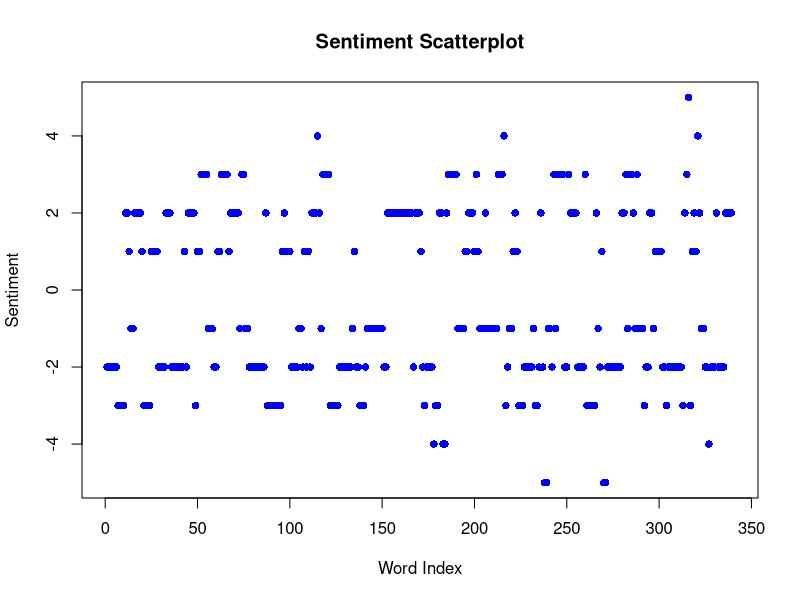
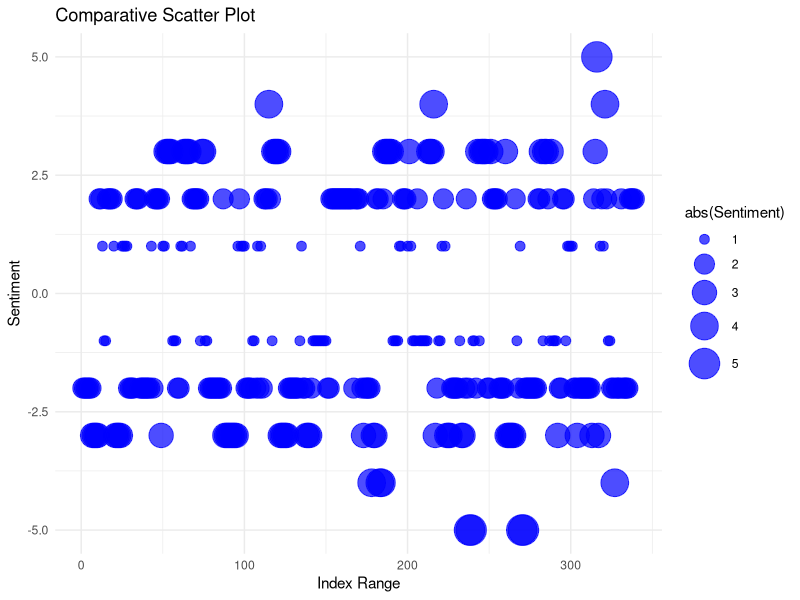
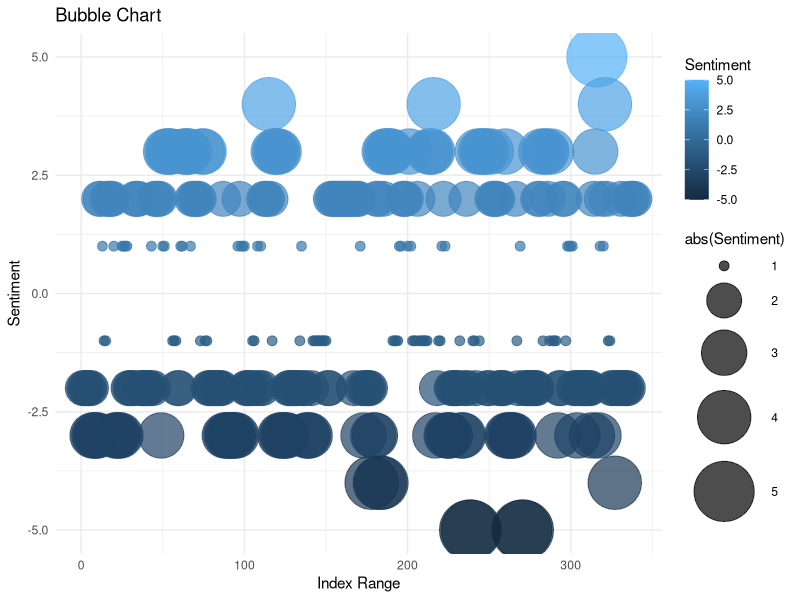
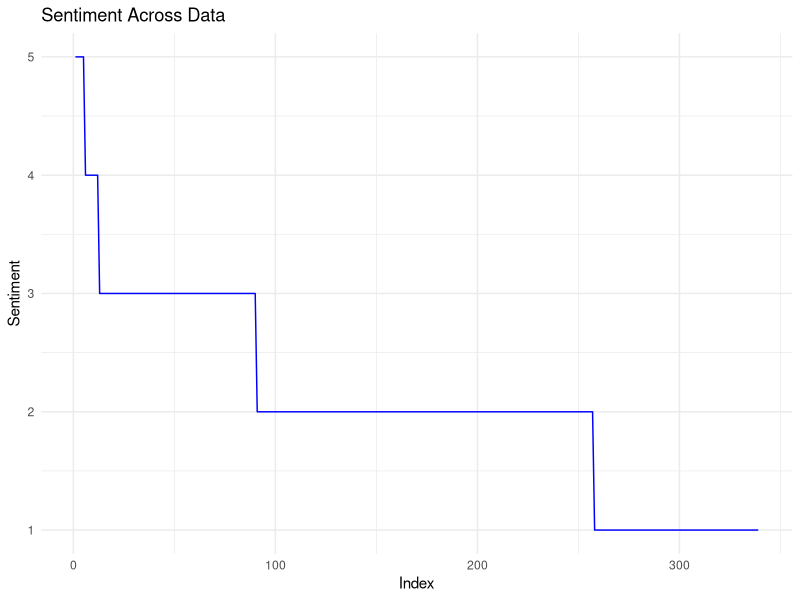

Generate these figures, in order, with R:
## ---- chunk 1
# Read the CSV file
data <- read.csv("AFINN-111.csv")

# Assuming the CSV file has columns named "Word" and "Sentiment"
# Replace them with the actual column names in your CSV file
word <- data$Word
sentiment <- data$Sentiment

# Generate a scatterplot
plot(sentiment, main = "Sentiment Scatterplot", xlab = "Word Index", ylab = "Sentiment", col = "blue", pch = 16)
## ---- chunk 2
# Install and load the ggplot2 package
# install.packages("ggplot2")
library(ggplot2)

# Read the CSV file
data <- read.csv("AFINN-111.csv")

# Create a new column for index
data$Index <- seq_along(data$Word)

# Assuming the CSV file has columns named "Index", "Word", and "Sentiment"
# Replace them with the actual column names in your CSV file
index <- data$Index
word <- data$Word
sentiment <- data$Sentiment

# Remove rows with missing values
data <- na.omit(data)

# Create a comparative scatter plot with index ranges on the x-axis
ggplot(data, aes(x = Index, y = Sentiment)) +
  geom_point(aes(size = abs(Sentiment)), color = "blue", alpha = 0.7) +
  scale_size_continuous(range = c(3, 10)) +
  labs(title = "Comparative Scatter Plot", x = "Index Range", y = "Sentiment") +
  theme_minimal()

# Create a bubble chart with index ranges on the x-axis
ggplot(data, aes(x = Index, y = Sentiment, size = abs(Sentiment), color = Sentiment)) +
  geom_point(alpha = 0.7) +
  scale_size_continuous(range = c(3, 20)) +
  labs(title = "Bubble Chart", x = "Index Range", y = "Sentiment") +
  theme_minimal()
## ---- chunk 3
# Install and load the ggplot2 package
install.packages("ggplot2")
library(ggplot2)

# Read the CSV file
data <- read.csv("AFINN-111.csv")

# Assuming the CSV file has columns named "Word" and "Sentiment"
# Replace them with the actual column names in your CSV file
word <- data$Word
sentiment <- data$Sentiment

# Create a data frame for plotting
plot_data <- data.frame(Word = word, Sentiment = sentiment)

# Convert sentiment scores to positive values for line chart
plot_data$Sentiment <- abs(plot_data$Sentiment)

# Remove missing values
plot_data <- na.omit(plot_data)

# Sort the data by sentiment values
plot_data <- plot_data[order(plot_data$Sentiment, decreasing = TRUE), ]

# Create an index column for x-axis
plot_data$Index <- seq_along(plot_data$Word)

# Create a line chart with index on the x-axis
ggplot(plot_data, aes(x = Index, y = Sentiment, group = 1)) +
  geom_line(color = "blue") +
  labs(title = "Sentiment Across Data", x = "Index", y = "Sentiment") +
  theme_minimal()
